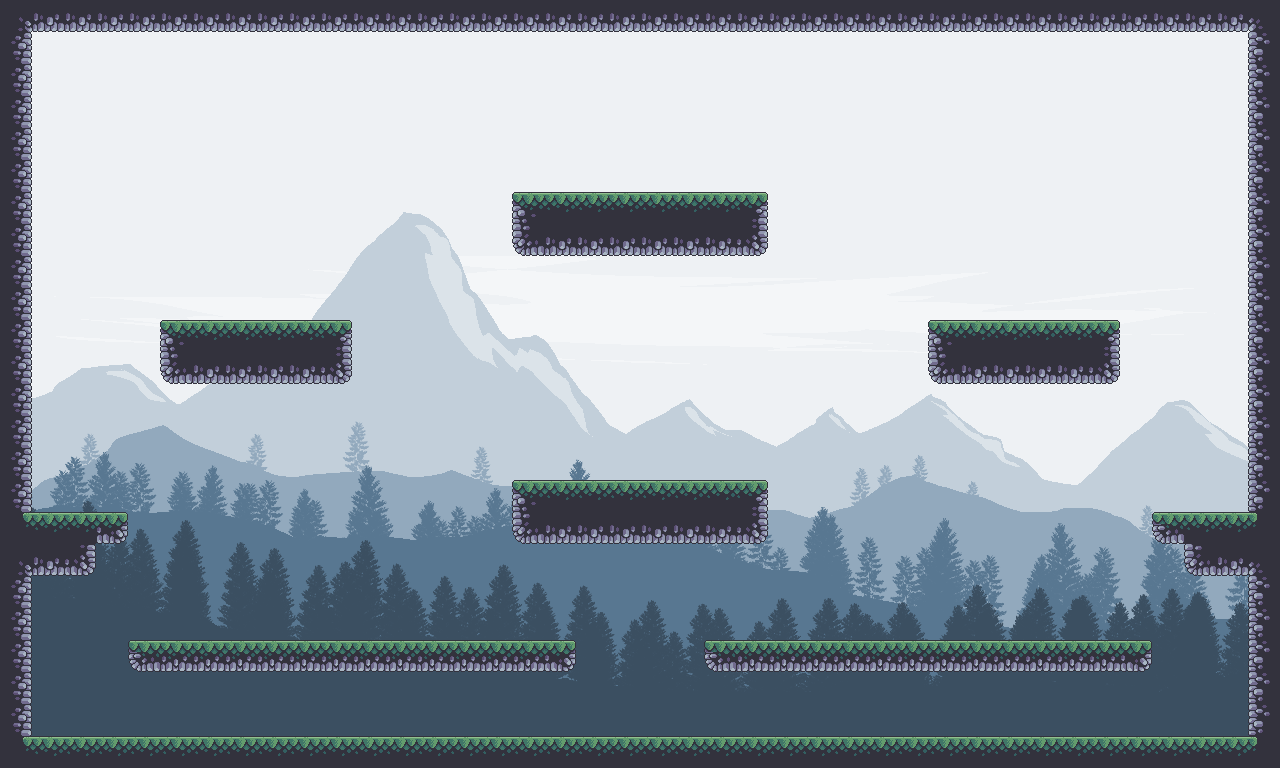

A 2D game scene composited from a Tiled map and its tileset images. What follows is a short description and the map's XML, with each tile layer's data collapsed to a summary:
An orthogonal 40x24 tile map with 32x32 px tiles, 2 tile layers (border, elements), 1 image layer and 13 objects (floor, p2, p1, p0, p7, ...).

<map version="1.5" tiledversion="1.7.0" orientation="orthogonal" renderorder="right-down" width="40" height="24" tilewidth="32" tileheight="32" infinite="0" nextlayerid="35" nextobjectid="38">
 <editorsettings>
  <export target="level_3.lua" format="lua" />
 </editorsettings>
 <tileset firstgid="1" name="Terreno" tilewidth="32" tileheight="32" tilecount="85" columns="17">
  <image source="../img/terrain.png" width="544" height="160" />
 </tileset>
 <group id="31" name="background">
  <imagelayer id="33" name="fondo" offsetx="0" offsety="-182.67">
   <image source="../img/landscape.png" width="1920" height="1080" />
  </imagelayer>
 </group>
 <group id="13" name="basic" locked="1">
  <properties>
   <property name="collidable" type="bool" value="true" />
  </properties>
  <layer id="16" name="border" width="40" height="24">
   <properties>
    <property name="collidable" type="bool" value="true" />
   </properties>
   <data>[960 cells, 124 non-empty, 8 distinct tile ids]</data>
  </layer>
  <objectgroup id="12" name="floor_sensor" locked="1">
   <object id="17" name="floor" x="31.625" y="735.773" width="1216.5" height="8.22727" visible="0">
    <properties>
     <property name="friction" type="float" value="0.8" />
     <property name="group" type="int" value="3" />
    </properties>
   </object>
  </objectgroup>
 </group>
 <group id="30" name="tile_map">
  <properties>
   <property name="collidable" type="bool" value="true" />
  </properties>
  <layer id="28" name="elements" width="40" height="24">
   <data>[960 cells, 98 non-empty, 13 distinct tile ids]</data>
  </layer>
 </group>
 <group id="29" name="sensors" visible="0">
  <properties>
   <property name="collidable" type="bool" value="true" />
  </properties>
  <objectgroup id="32" name="platforms">
   <object id="25" name="p2" x="928.909" y="319.963" width="190.545" height="2.21875">
    <properties>
     <property name="friction" type="float" value="0.8" />
     <property name="group" type="int" value="3" />
    </properties>
   </object>
   <object id="26" name="p1" x="160.364" y="319.938" width="191.273" height="3.15341">
    <properties>
     <property name="friction" type="float" value="0.8" />
     <property name="group" type="int" value="3" />
    </properties>
   </object>
   <object id="27" name="p0" x="513" y="191.992" width="254.063" height="6.50781">
    <properties>
     <property name="friction" type="float" value="0.8" />
     <property name="group" type="int" value="3" />
    </properties>
   </object>
   <object id="28" name="p7" x="32" y="511.636" width="95.6364" height="11.3636">
    <properties>
     <property name="friction" type="float" value="0.8" />
     <property name="group" type="int" value="3" />
    </properties>
   </object>
   <object id="29" name="p6" x="512.125" y="479.813" width="255.284" height="7">
    <properties>
     <property name="friction" type="float" value="0.8" />
     <property name="group" type="int" value="3" />
    </properties>
   </object>
   <object id="30" name="p5" x="1152.04" y="511.982" width="98.3913" height="7.97488">
    <properties>
     <property name="friction" type="float" value="0.8" />
     <property name="group" type="int" value="3" />
    </properties>
   </object>
   <object id="31" name="p4" x="128.067" y="640.011" width="446.856" height="4.25521">
    <properties>
     <property name="friction" type="float" value="0.8" />
     <property name="group" type="int" value="3" />
    </properties>
   </object>
   <object id="33" name="p3" x="704.022" y="640.022" width="446.756" height="5.55556">
    <properties>
     <property name="friction" type="float" value="0.8" />
     <property name="group" type="int" value="3" />
    </properties>
   </object>
  </objectgroup>
 </group>
 <objectgroup id="34" name="spawnpoints" visible="0">
  <object id="34" name="spawn4" x="256" y="256" />
  <object id="35" name="spawn3" x="1025" y="256" />
  <object id="36" name="spawn2" x="353" y="578" />
  <object id="37" name="spawn1" x="929" y="578" />
 </objectgroup>
</map>
